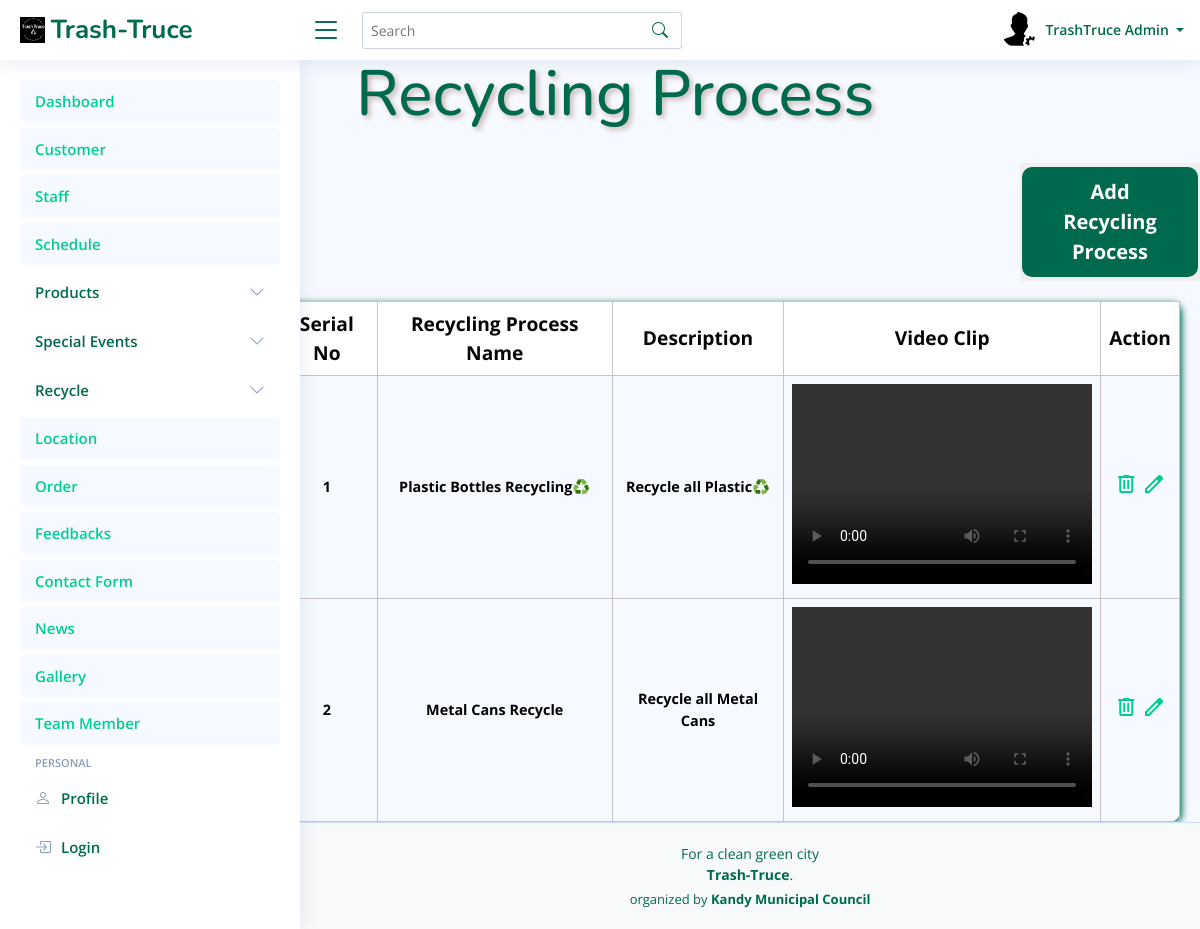
Screenshot of /admin_TrashTruce/Recycling.php (signed in) with the database file from the repository.
### tables this page shows
CREATE TABLE `recycling_process` (
  `ID` int(11) NOT NULL,
  `Process_Name` text NOT NULL,
  `Process_Des` text NOT NULL,
  `Process_Vid` text NOT NULL
);

### FO/admin.php (called while the page is built, shortened)
<?php
class admin
{
    public static function GetAdmin($ID)
    {
        try {
            $query = "SELECT `ID`, `Full_Name`, `Image`, `About`, `Job`, `Address`, `Phone`, `Email`, `password` FROM `admin` WHERE `ID` = :ID ";
            $conn = Conn::GetConnection();
            $st = $conn->prepare($query);
            $st->bindValue(":ID", $ID, PDO::PARAM_INT);
            $st->execute();
            $r = $st->fetch(PDO::FETCH_ASSOC);
            if ($r) {
                $admin = new admin();
                $admin->ID = $r['ID'];
                $admin->fullname = $r['Full_Name'];
                $admin->image = $r['Image'];
                $admin->about = $r['About'];
                $admin->job = $r['Job'];
                $admin->address = $r['Address'];
                $admin->phone = $r['Phone'];
                $admin->email = $r['Email'];
                $admin->password = $r['password'];
                return $admin;
            }
            return null;
        } catch (Exception $th) {
            throw $th;
        }
    }
}
?>

### FO/Recycle.php (called while the page is built, shortened)
<?php
class Recycle
{
public static function GetProcesses()
{
    try {
        $query = "SELECT `ID`, `Process_Name`, `Process_Des`, `Process_Vid` FROM `recycling_process`";
        $conn = Conn::GetConnection();
        $result = $conn->query($query);
        $Processes = array();
        foreach ($result->fetchAll() as $r) {
            $process = new Recycle();
            $process->pID= $r['ID'];
            $process->pname = $r['Process_Name'];
            $process->pdesc = $r['Process_Des'];
            $process->pvid = $r['Process_Vid'];
            array_push($Processes, $process);
        }
        return $Processes;
    } catch (Exception $th) {
        throw $th;
    }
}
}

### admin_TrashTruce/Recycling.php (the view, shortened to what this page needs)
<?php
include('../FO/Recycle.php');
if (isset($_GET['search']) && !empty($_GET['search'])) {
    $search = $_GET['search'];
    $processes = Recycle::SearchProcess($search);
} else {
    $processes = Recycle::GetProcesses();
}
?>
<!DOCTYPE html>
<html lang="en">
<head>
    <link rel="stylesheet" href="assets/css/View.css">
</head>
<body>
<div>
    <?php include "Header.php"; ?>
</div>
<div class="main">
    <div class="colorbar">
        <h1>Recycling Process</h1>
    </div>
    <div class="btnAll">
        <div class="btnAllDlt"><button class="btn10"><a href="AddRecycling.php">Add Recycling Process</a></button></div>
    </div>
    <div class="intro">
        <table>
            <tr>
                <th>Serial No</th>
                <th>Recycling Process Name</th>
                <th>Description</th>
                <th>Video Clip</th>
                <th>Action</th>
            </tr>
            <?php if (count($processes) > 0): ?>
                <?php foreach ($processes as $index => $process): ?>
                    <tr>
                        <td><?php echo $index + 1; ?></td>
                        <td><?php echo $process->pname; ?></td>
                        <td><?php echo $process->pdesc; ?></td>
                        <td><video src='../processVideos/<?php echo $process->pvid; ?>' width='300' height='200' controls></video></td>
                        <td>
                            <a href='deleteProcess.php?id=<?php echo $process->pID; ?>' onclick="return confirm('Are you sure you want to delete this Process?');"><span class='material-symbols-outlined'>delete</span></a>
                            <a href='EditRecycle.php?id=<?php echo $process->pID; ?>'><span class='material-symbols-outlined'>edit</span></a>
                        </td>
                    </tr>
                <?php endforeach; ?>
            <?php else: ?>
                <tr>
                    <td colspan="5">No Processes found.</td>
                </tr>
            <?php endif; ?>
        </table>
    </div>
</div>
<div>
</div>
</body>
</html>

### admin_TrashTruce/Header.php (shortened to what this page needs)
<?php
include_once('../FO/admin.php');
?>
<!DOCTYPE html>
<html lang="en">
<head>
  <link href="assets/vendor/bootstrap/css/bootstrap.min.css" rel="stylesheet">
  <link href="assets/vendor/bootstrap-icons/bootstrap-icons.css" rel="stylesheet">
  <link href="assets/vendor/boxicons/css/boxicons.min.css" rel="stylesheet">
  <link href="assets/vendor/quill/quill.snow.css" rel="stylesheet">
  <link href="assets/vendor/quill/quill.bubble.css" rel="stylesheet">
  <link href="assets/vendor/remixicon/remixicon.css" rel="stylesheet">
  <link href="assets/vendor/simple-datatables/style.css" rel="stylesheet">
  <link href="assets/css/style.css" rel="stylesheet">
</head>
<body>
  <header id="header" class="header fixed-top d-flex align-items-center">
    <div class="d-flex align-items-center justify-content-between">
      <a href="index.html" class="logo d-flex align-items-center">
        <img src="assets/img/Untitled 1 (1).png" alt="">
        <span class="d-none d-lg-block">Trash-Truce</span>
      </a>
      <i class="bi bi-list toggle-sidebar-btn"></i>
    </div>
    <div class="search-bar">
      <form class="search-form d-flex align-items-center" method="GET" action="">
        <input type="text" name="search" placeholder="Search" value="<?php echo isset($_GET['search']) ? htmlspecialchars($_GET['search']) : ''; ?>" title="Enter search keyword">
        <button type="submit" title="Search"><i class="bi bi-search"></i></button>
      </form>
  </div>
    <nav class="header-nav ms-auto">
      <ul class="d-flex align-items-center">
        <li class="nav-item dropdown pe-3">
    <a class="nav-link nav-profile d-flex align-items-center pe-0" href="#" data-bs-toggle="dropdown">
        <?php
        $adminID = 1;
        $admin = admin::GetAdmin($adminID);
        if ($admin && !empty($admin->image)) {
            echo '<img src="' . $admin->image . '" alt="Profile" class="rounded-circle">';
        } else {
            echo '<img src="assets/img/default-profile-img.jpg" alt="Profile" class="rounded-circle">';
        }
        ?>
        <span class="d-none d-md-block dropdown-toggle ps-2">
            <?php
            if ($admin) {
                echo $admin->fullname;
            } else {
                echo "Admin Name";
            }
            ?>
        </span>
    </a>
        </li>
      </ul>
    </nav>
  </header>
  <aside id="sidebar" class="sidebar">
    <ul class="sidebar-nav" id="sidebar-nav">
      <li class="nav-item">
        <a class="nav-link " href="Dashboard.php">
          <span>Dashboard</span>
        </a>
      </li>
      <li class="nav-item">
        <a class="nav-link " href="Customer.php">
          <span>Customer</span>
        </a>
      </li>
      <li class="nav-item">
        <a class="nav-link " href="Staff.php">
          <span>Staff</span>
        </a>
      </li>
      <li class="nav-item">
        <a class="nav-link " href="Schedule.php">
          <span>Schedule</span>
        </a>
      </li>
      <li class="nav-item">
        <a class="nav-link collapsed" data-bs-target="#components-nav" data-bs-toggle="collapse" href="Products.php">
         <span>Products</span><i class="bi bi-chevron-down ms-auto"></i>
        </a>
      </li>
      <li class="nav-item">
        <a class="nav-link collapsed" data-bs-target="#components-nav" data-bs-toggle="collapse" href="#">
         <span>Special Events</span><i class="bi bi-chevron-down ms-auto"></i>
        </a>
      </li>
      <li class="nav-item">
        <a class="nav-link collapsed" data-bs-target="#components-nav" data-bs-toggle="collapse" href="#">
         <span>Recycle</span><i class="bi bi-chevron-down ms-auto"></i>
        </a>
      </li>
      <li class="nav-item">
        <a class="nav-link " href="Location.php">
          <span>Location</span>
        </a>
      </li>
      <li class="nav-item">
        <a class="nav-link " href="Order.php">
          <span>Order</span>
        </a>
      </li>
      <li class="nav-item">
        <a class="nav-link " href="Feedback.php">
          <span>Feedbacks</span>
        </a>
      </li>
      <li class="nav-item">
        <a class="nav-link " href="ContactUs.php">
          <span>Contact Form</span>
        </a>
      </li>
      <li class="nav-item">
        <a class="nav-link " href="News.php">
          <span>News</span>
        </a>
      </li>
      <li class="nav-item">
        <a class="nav-link " href="Gallery.php">
          <span>Gallery</span>
        </a>
      </li>
      <li class="nav-item">
        <a class="nav-link " href="Team.php">
          <span>Team Member</span>
        </a>
      </li>
      <li class="nav-heading">Personal</li>
      <li class="nav-item">
        <a class="nav-link collapsed" href="Profile.php">
          <i class="bi bi-person"></i>
          <span>Profile</span>
        </a>
      </li>
      <li class="nav-item">
        <a class="nav-link collapsed" href="Login.php">
          <i class="bi bi-box-arrow-in-right"></i>
          <span>Login</span>
        </a>
      </li>
    </ul>
  </aside>
</body>
</html>

### admin_TrashTruce/assets/css/View.css (style rules this page uses)
body { font-family: "Open Sans", sans-serif; background: #f6f9ff; color: #444444; }
.main { padding: 0; }
.colorbar h1 { color: #006A4E; font-family: "Nunito", sans-serif; padding: 20px; text-shadow: 3px 3px 5px rgb(204, 188, 188); margin-left: 50px; font-size: 4em; margin-left: 28%; margin-top: 3%; }
.intro { margin-top: 0px; margin-left: 23%; margin-right: 20px; }
table { width: 100%; border-collapse: collapse; color: rgb(5, 5, 5); border-radius: 10px; box-shadow: 2px 2px 7px #006A4E; border-radius: 10px; }
table th { border: 1px solid #c2bcbcdd; border-radius: 2px; padding: 8px; text-align: center; font-size: 1.2em; }
table td { border: 1px solid #c2bcbcdd; border-radius: 2px; padding: 8px; text-align: center; color: black; font-size: 0.9em; font-weight: bold; }
table th { background-color:white }
.btn10 { border: none; padding: 0; }
.btnAllDlt { margin-left: 85%; margin-top: 10px; font-size: 1.3em; margin-bottom: 20px; border: none; }
.btnAllDlt a { background: #006A4E; border: none; color: white; padding: 10px 20px; text-align: center; text-decoration: none; display: inline-block; font-size: 20px; font-weight: bold; font-family: "Open Sans", sans-serif; margin: 4px 2px; cursor: pointer; border-radius: 10px; }

### admin_TrashTruce/assets/css/style.css (style rules this page uses)
:root { scroll-behavior: smooth; }
body { font-family: "Open Sans", sans-serif; background:#f6f9ff; color: #444444; }
a { color: #00cc96; text-decoration: none; }
h1, h2, h3, h4, h5, h6 { font-family: "Nunito", sans-serif; }
.logo { line-height: 1; }
@media (min-width: 1200px) { .logo { width: 280px; } }
.logo img { max-height: 26px; margin-right: 6px; }
.logo span { font-size: 26px; font-weight: 700; color: #006A4E; font-family: "Nunito", sans-serif; }
.header { transition: all 0.5s; z-index: 997; height: 60px; box-shadow: 0px 2px 20px rgba(1, 41, 112, 0.1); background-color: #fff; padding-left: 20px; }
.header .toggle-sidebar-btn { font-size: 32px; padding-left: 10px; cursor: pointer; color: #006A4E; }
.header .search-bar { min-width: 360px; padding: 0 20px; }
.header .search-form { width: 100%; }
.header .search-form input { border: 0; font-size: 14px; color: #006A4E; border: 1px solid rgba(1, 41, 112, 0.2); padding: 7px 38px 7px 8px; border-radius: 3px; transition: 0.3s; width: 100%; }
.header .search-form button { border: 0; padding: 0; margin-left: -30px; background: none; }
.header .search-form button i { color: #006A4E; }
.header-nav ul { list-style: none; }
.header-nav>ul { margin: 0; padding: 0; }
.header-nav .nav-profile { color: #006A4E; }
.header-nav .nav-profile img { max-height: 36px; }
.header-nav .nav-profile span { font-size: 14px; font-weight: 600; }
.sidebar { position: fixed; top: 60px; left: 0; bottom: 0; width: 300px; z-index: 996; transition: all 0.3s; padding: 20px; overflow-y: auto; scrollbar-width: thin; scrollbar-color: #aab7cf transparent; box-shadow: 0px 0px 20px rgba(1, 41, 112, 0.1); background-color: #fff; }
@media (min-width: 1200px) { #main, #footer { margin-left: 300px; } }
.sidebar-nav { padding: 0; margin: 0; list-style: none; }
.sidebar-nav li { padding: 0; margin: 0; list-style: none; }
.sidebar-nav .nav-item { margin-bottom: 5px; }
.sidebar-nav .nav-heading { font-size: 11px; text-transform: uppercase; color: #899bbd; font-weight: 600; margin: 10px 0 5px 15px; }
.sidebar-nav .nav-link { display: flex; align-items: center; font-size: 15px; font-weight: 600; color: #00cc96; transition: 0.3; background: #f6f9ff; padding: 10px 15px; border-radius: 4px; }
.sidebar-nav .nav-link i { font-size: 16px; margin-right: 10px; color: #00cc96; }
.sidebar-nav .nav-link.collapsed { color: #006A4E; background: #fff; }
.sidebar-nav .nav-link.collapsed i { color: #899bbd; }
.sidebar-nav .nav-link .bi-chevron-down { margin-right: 0; transition: transform 0.2s ease-in-out; }
.footer { padding: 20px 0; font-size: 14px; transition: all 0.3s; border-top: 1px solid #cddfff; }
.footer .copyright { text-align: center; color: #006A4E; }
.footer .credits { padding-top: 5px; text-align: center; font-size: 13px; color: #006A4E; }
.logo img { max-width: 100%; height: auto; }

### rows the page displays
recycling_process: Process_Name "Plastic Bottles Recycling♻️", Process_Des "Recycle all Plastic♻️"
recycling_process: Process_Name "Metal Cans Recycle", Process_Des "Recycle all Metal Cans"

### other values shown
$admin->fullname "TrashTruce Admin"
